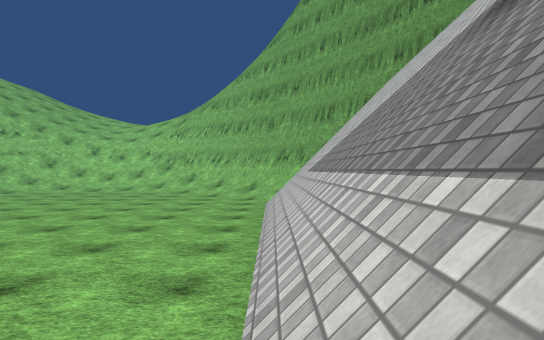
View 1 (above)

14 first-person views from a walk through a scene from a Unity 3-D project. The camera is 1.4 m above the floor, looks level and sees 75° across. The floor is counted in squares, 2 m on a side. Each view is taken from the middle of a square. On the plan, view 1 faces up. The plan holds only what a view shows up to about 11 squares ahead; the rest is blank. The place goes on beyond the plan. The player is left out. Some animated figures are left out. Surface patterns are stand-ins for the level's own textures.

View 2
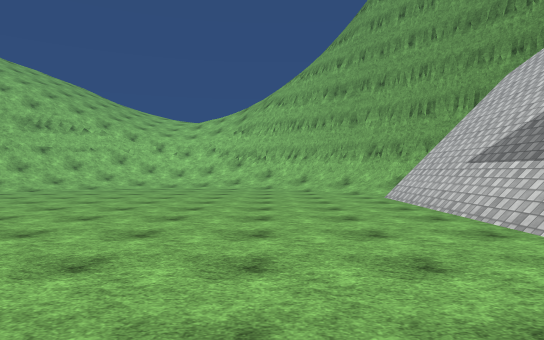

View 3
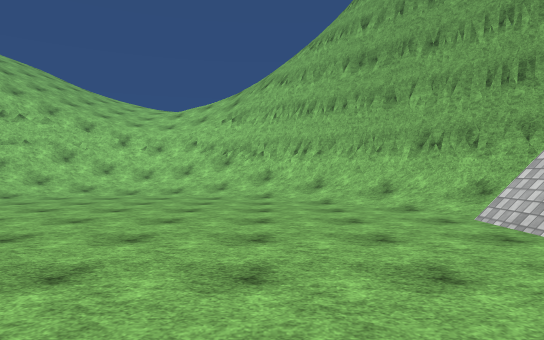

View 4
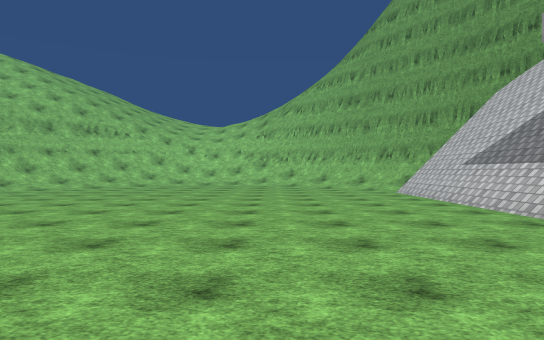

View 5
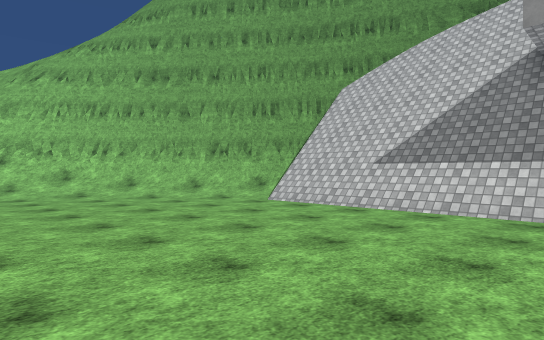

View 6
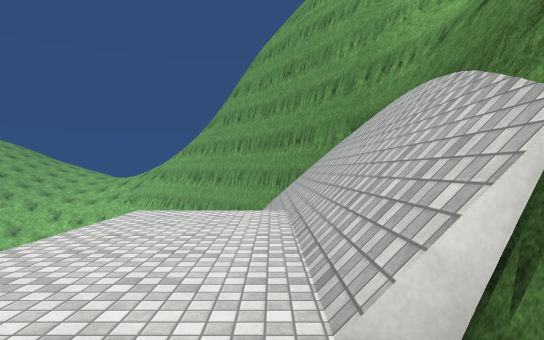

View 7
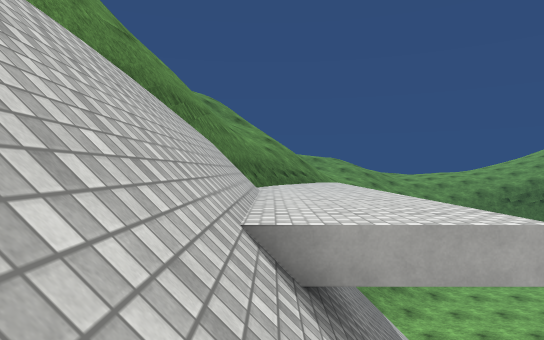

View 8
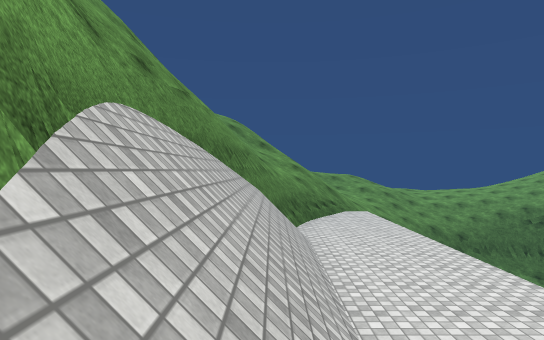

View 9
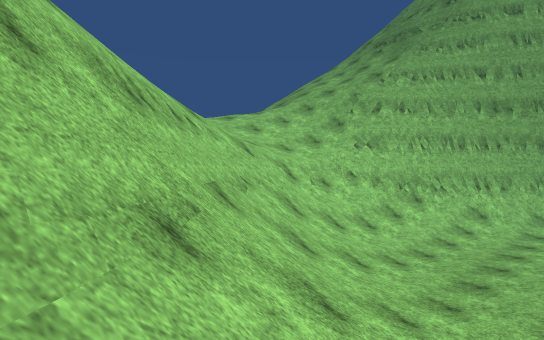

View 10
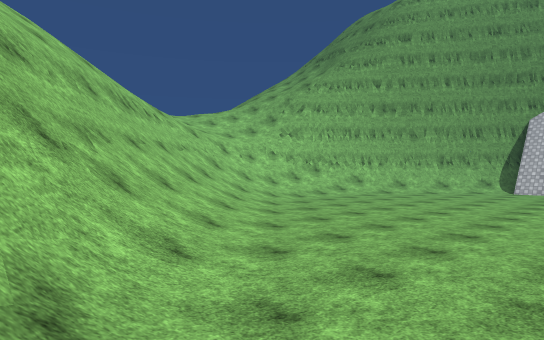

View 11
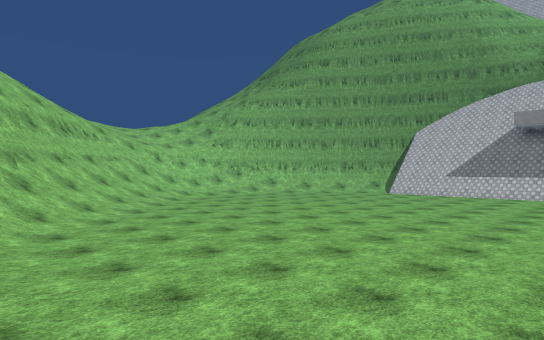

View 12
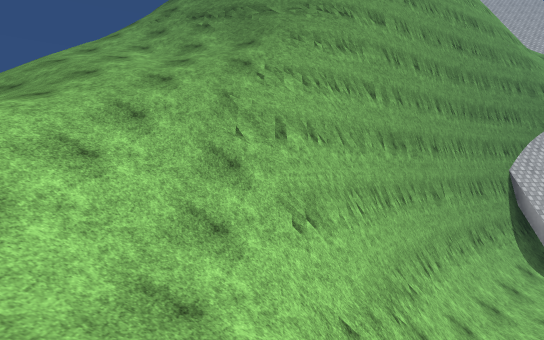

View 13
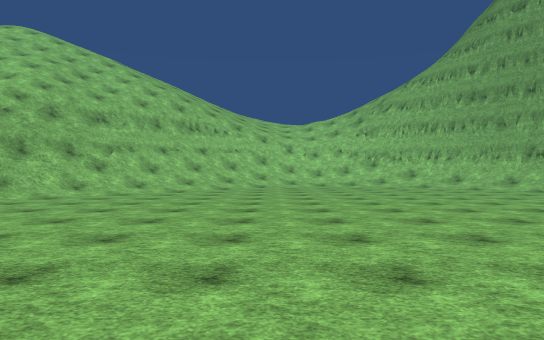

View 14
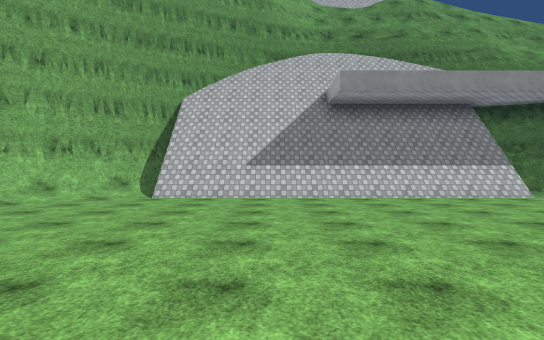

### Floor plan
Key: @ floor where view 1 was taken; # wall or solid block; . main floor; : floor 6.5 m higher than the main floor; / step, stairs or slope; = window, fence, low wall or low ledge; v drop or lower ground.
Columns run from 17 left of view 1 to 7 right of it. Each row starts with its distance up from view 1.
 22               /////
 21              ///////
 20          ://////////
 19          /////////#=
 18          /////////#
 17        //////=v//##
 16    ////==///## vv##
 15   ///#=//////###vvv
 14   //##////..//### vv
 13   /##///......//## v
 12   ##///........//##
 11   #///..........//##
 10 /##//............/###
  9 /#//.............//v##
  8  #/..............////##
  7  /.............../////#
  6  /.............../////##
  5  /.............../////##
  4  /...............//////#
  3   ...............///://#
  2    ..............///:/##
  1  /  .............///:/#v=
  0        ... ......@//:/#==
 -1         .   ......//:##=#
 -2              ....//::#v#
 -3             ....///:## =
 -4             ...//   #/

Where each view was taken, in squares from view 1:
view 1: 0 up, 0 right, facing up
view 2: 0 up, 3 left, facing up
view 3: 4 up, 3 left, facing up
view 4: 2 down, 4 left, facing up
view 5: 3 up, 6 left, facing up-right
view 6: 2 down, 3 right, facing up
view 7: 7 up, 3 right, facing down
view 8: 7 up, 4 right, facing down
view 9: 11 up, 14 left, facing up-right
view 10: 6 up, 16 left, facing up-right
view 11: 1 up, 16 left, facing up-right
view 12: 17 up, 9 left, facing right
view 13: 1 down, 9 left, facing up
view 14: 6 up, 9 left, facing right
